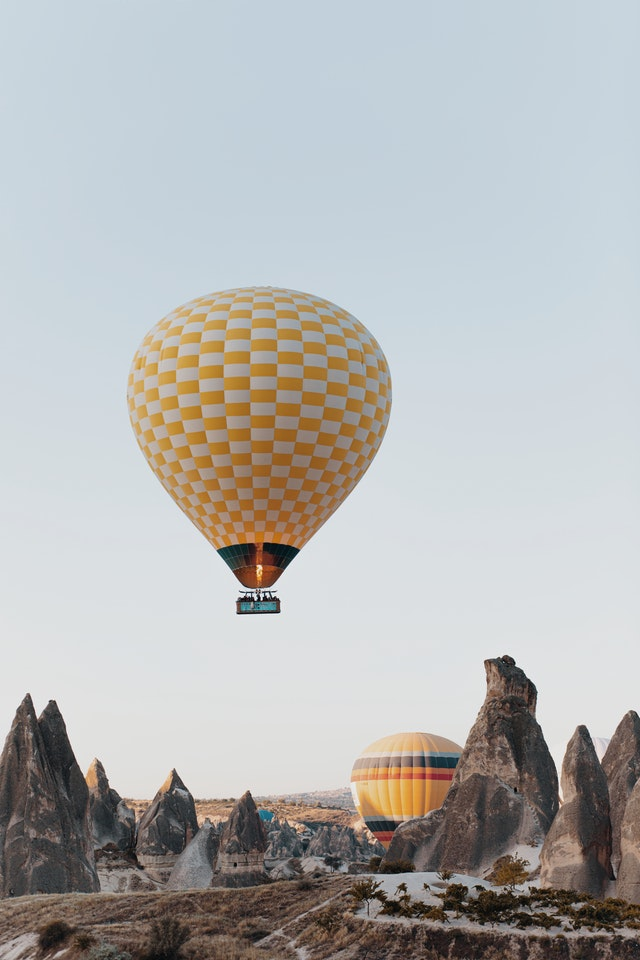
#> input picture 1.1 aircraft-2.jpg.jpg, 640 x 960 px, given in place of sonbahar.jpg, which was not available
$ python 'görüntüler_arasında_renk_aktarımı.py'
#> lines starting #> are read from the running program, lines starting #| are printed output that depends on the picture; pictures that were not available may be replaced by others from this repository, and a replacement may not be noted
#> further down, source is the input picture: shape (960, 640, 3); mean B, G, R 179.6, 180.6, 180.1
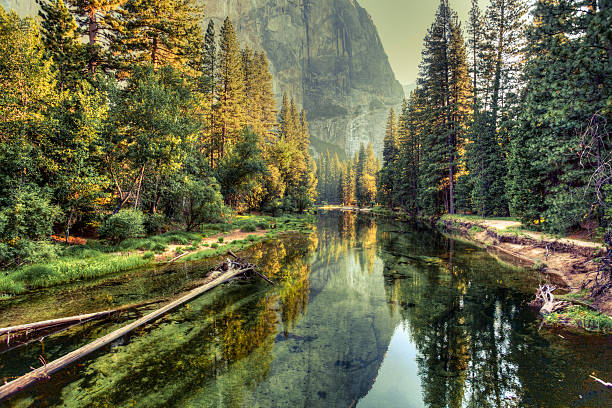
#> input picture agaclar.jpg, 612 x 408 px, found by its file name
#> further down, target is the input picture: shape (408, 612, 3); mean B, G, R 69.1, 101.1, 100.3
import cv2
import numpy as np

def image_stats(image):
    # Her kanalın ortalama ve standart sapmasını hesapla
    (l, a, b) = cv2.split(image)
    return (l.mean(), l.std(), a.mean(), a.std(), b.mean(), b.std())

def color_transfer(source, target):
    # BGR → L*a*b* (float32)
    source = cv2.cvtColor(source, cv2.COLOR_BGR2LAB).astype("float32")
    target = cv2.cvtColor(target, cv2.COLOR_BGR2LAB).astype("float32")

    # Kanal istatistikleri
    (lMeanSrc, lStdSrc, aMeanSrc, aStdSrc, bMeanSrc, bStdSrc) = image_stats(source)
#> in image_stats, `(l, a, b) = cv2.split(image)`:
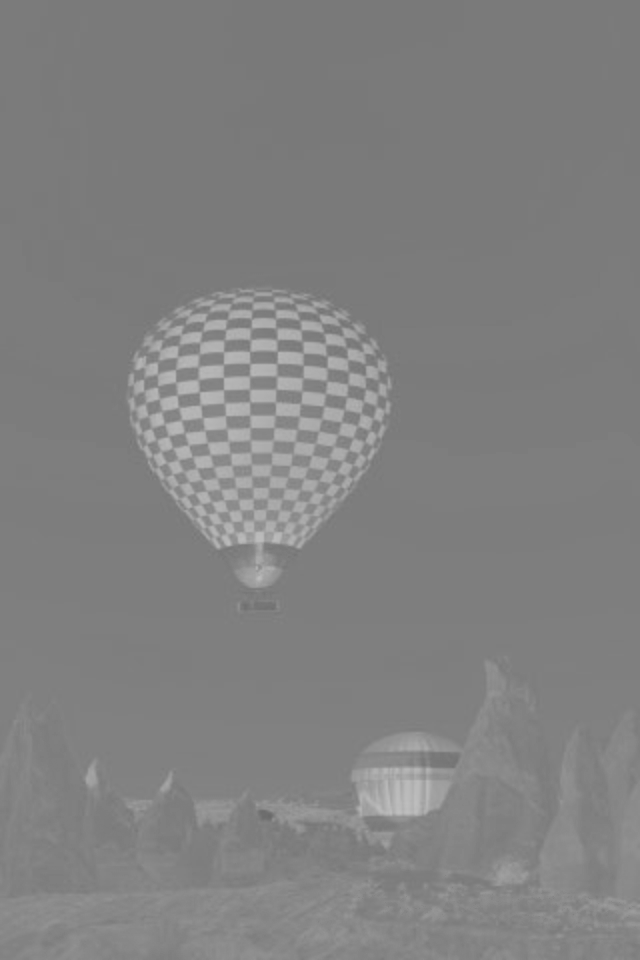
#> b: shape (960, 640) float32; min 106, max 191, mean 128.9
#> lMeanSrc = 185.8; lStdSrc = 57.34; aMeanSrc = 128.2; aStdSrc = 4.45; bMeanSrc = 128.9; bStdSrc = 10.68
    (lMeanTar, lStdTar, aMeanTar, aStdTar, bMeanTar, bStdTar) = image_stats(target)
#> in image_stats (call 2), `(l, a, b) = cv2.split(image)`:
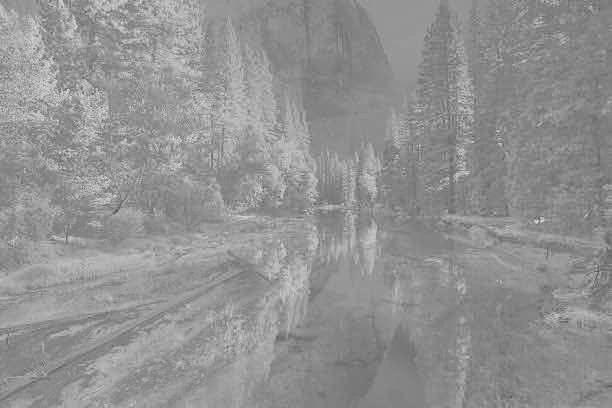
#> b: shape (408, 612) float32; min 82, max 220, mean 145.2
#> lMeanTar = 104.9; lStdTar = 59.42; aMeanTar = 122.9; aStdTar = 8.22; bMeanTar = 145.2; bStdTar = 15.87

    # Hedef kanallarını ayır ve ortalamayı çıkar
    (l, a, b) = cv2.split(target)
    l -= lMeanTar; a -= aMeanTar; b -= bMeanTar
#> after `a -= aMeanTar`:
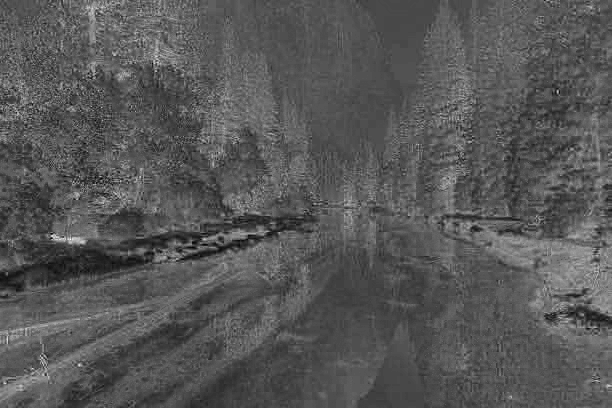
#> a: shape (408, 612) float32; min -33.93, max 65.07, mean 0; drawn with min black and max white
#> after `b -= bMeanTar`:
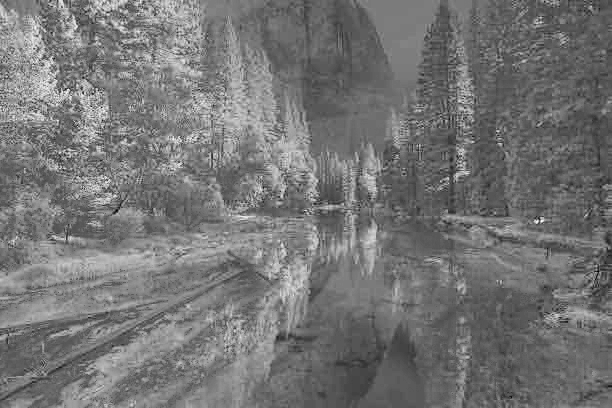
#> b: shape (408, 612) float32; min -63.23, max 74.77, mean 0; drawn with min black and max white

    # Std oranıyla ölçekle, kaynak ortalamasını ekle
    l = (lStdTar / lStdSrc) * l + lMeanSrc
    a = (aStdTar / aStdSrc) * a + aMeanSrc
    b = (bStdTar / bStdSrc) * b + bMeanSrc

    # Değerleri [0,255] aralığında tut
    l = np.clip(l, 0, 255)
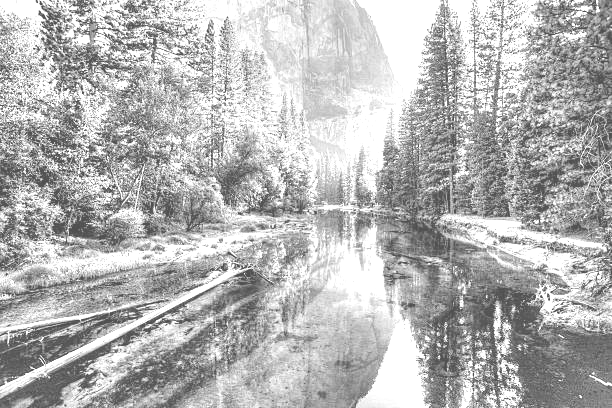
#> l: shape (408, 612) float32; min 77.13, max 255, mean 181.2
    a = np.clip(a, 0, 255)
    b = np.clip(b, 0, 255)

    # L*a*b* → BGR dönüşümü
    transfer = cv2.merge([l, a, b])
    transfer = cv2.cvtColor(transfer.astype("uint8"), cv2.COLOR_LAB2BGR)
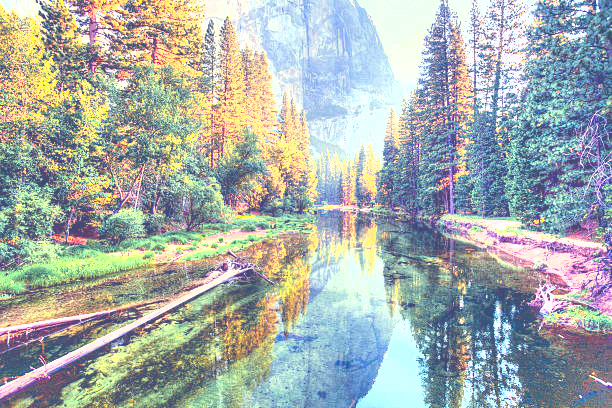
#> transfer: shape (408, 612, 3); mean B, G, R 171.2, 174.4, 166.2
    return transfer


# Örnek kullanım
if __name__ == "__main__":
    source = cv2.imread("sonbahar.jpg")
    target = cv2.imread("agaclar.jpg")
    transfer = color_transfer(source, target)


    cv2.imshow("Kaynak", source)
    cv2.imshow("Hedef", target)
    cv2.imshow("Aktarım", transfer)
    cv2.waitKey(0)
    cv2.destroyAllWindows()
